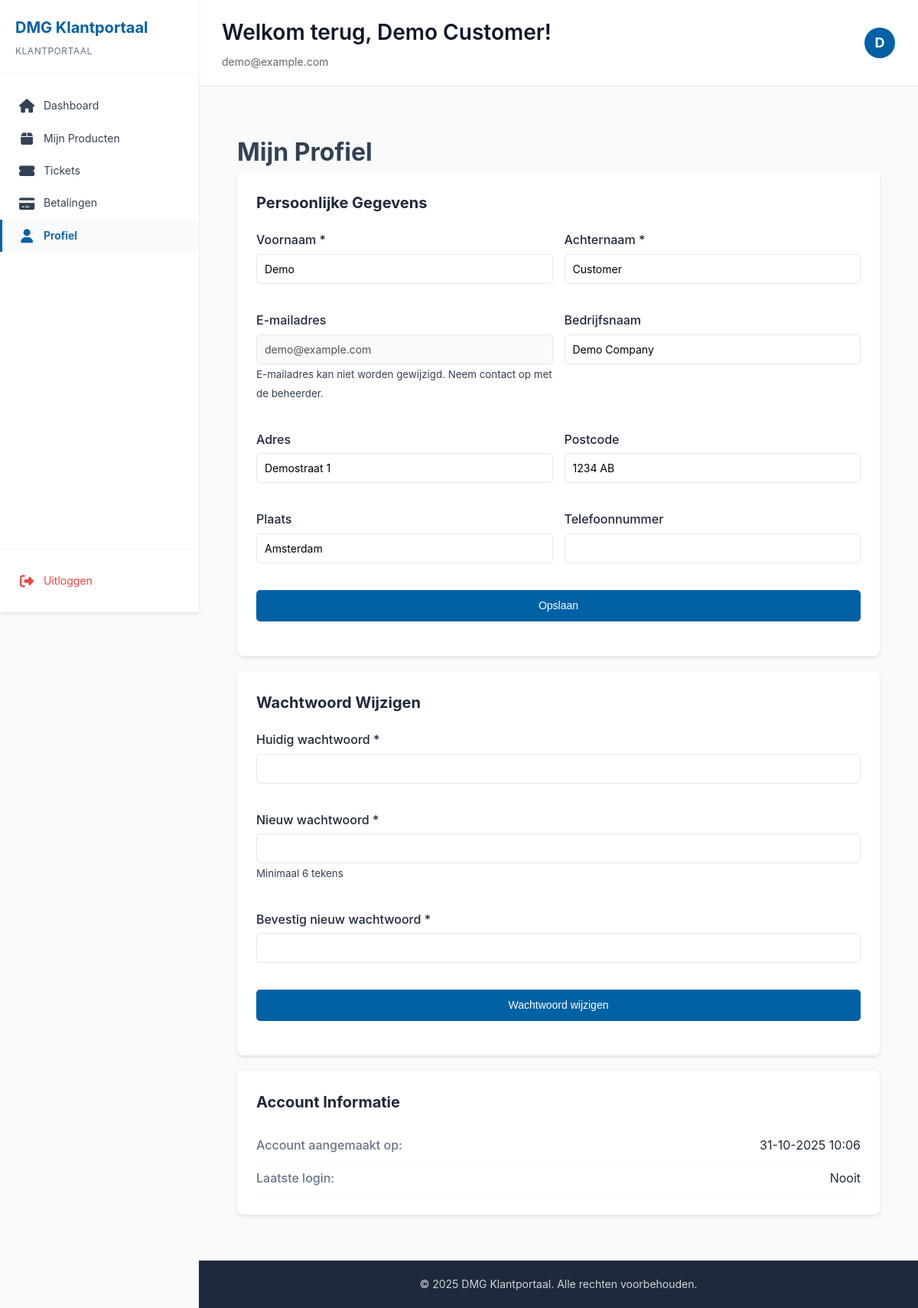
Screenshot of /views/customer/profile.php (signed in) with the database file from the repository.
### tables this page shows
CREATE TABLE users (
    id INT AUTO_INCREMENT PRIMARY KEY,
    email VARCHAR(255) UNIQUE NOT NULL,
    password VARCHAR(255) NOT NULL,
    first_name VARCHAR(100) NOT NULL,
    last_name VARCHAR(100) NOT NULL,
    company_name VARCHAR(255),
    address VARCHAR(255),
    postal_code VARCHAR(20),
    city VARCHAR(100),
    country VARCHAR(100) DEFAULT 'Nederland',
    phone VARCHAR(50),
    role ENUM('admin', 'customer') NOT NULL DEFAULT 'customer',
    created_at TIMESTAMP DEFAULT CURRENT_TIMESTAMP,
    updated_at TIMESTAMP DEFAULT CURRENT_TIMESTAMP ON UPDATE CURRENT_TIMESTAMP,
    last_login TIMESTAMP NULL,
    active TINYINT(1) DEFAULT 1,
    INDEX idx_email (email),
    INDEX idx_role (role)
);

### src/config/database.php (called while the page is built, shortened)
<?php
class Database {
    private static $instance = null;
    private $connection;
    private function __construct() {
        $dsn = "mysql:host=" . DB_HOST . ";dbname=" . DB_NAME . ";charset=" . DB_CHARSET;
        $options = [
            PDO::ATTR_ERRMODE            => PDO::ERRMODE_EXCEPTION,
            PDO::ATTR_DEFAULT_FETCH_MODE => PDO::FETCH_ASSOC,
            PDO::ATTR_EMULATE_PREPARES   => false,
        ];
        try {
            $this->connection = new PDO($dsn, DB_USER, DB_PASSWORD, $options);
        } catch (PDOException $e) {
            throw new Exception("Connection failed: " . $e->getMessage());
        }
    }
    public static function getInstance() {
        if (self::$instance === null) {
            self::$instance = new self();
        }
        return self::$instance;
    }
    public function getConnection() {
        return $this->connection;
    }
}

### src/classes/Auth.php (called while the page is built, shortened)
<?php
class Auth {
    public function getCurrentUserId() {
        return isset($_SESSION['user_id']) ? $_SESSION['user_id'] : null;
    }
}

### src/controllers/customer/ProfileController.php (called while the page is built, shortened)
<?php
class ProfileController
{
    private $userModel;
    private $userId;
    public function __construct($auth, $userId)
    {
        require_once __DIR__ . '/../../classes/User.php';
        $this->userModel = new User();
        $this->userId = $userId;
    }
    public function show()
    {
        return $this->userModel->getById($this->userId);
    }
}

### src/classes/User.php (called while the page is built, shortened)
<?php
class User {
    private $db;
    public function __construct() {
        $this->db = Database::getInstance()->getConnection();
    }
    public function getById($id) {
        $stmt = $this->db->prepare("SELECT * FROM users WHERE id = ?");
        $stmt->execute([$id]);
        return $stmt->fetch();
    }
}

### src/views/customer/profile.php (the view, shortened to what this page needs)
<?php
require_once __DIR__ . '/../../config/Database.php';
require_once __DIR__ . '/../../classes/Auth.php';
require_once __DIR__ . '/../../controllers/customer/ProfileController.php';
$auth = new Auth();
$auth->requireCustomer();
$userId = $auth->getCurrentUserId();
$controller = new ProfileController($auth, $userId);
$result = $controller->handlePost();
if ($result['user']) {
    $user = $result['user'];
} else {
    $user = $controller->show();
}
?>
<?php include __DIR__ . '/../../includes/header.php'; ?>
<div class="container">
    <h1>Mijn Profiel</h1>
    <div class="dashboard-grid">
        <div class="dashboard-section">
            <h2>Persoonlijke Gegevens</h2>
            <form method="POST" action="">
                <div class="form-group">
                    <label for="first_name">Voornaam *</label>
                    <input type="text" id="first_name" name="first_name"
                        value="<?php echo htmlspecialchars($user['first_name']); ?>" required>
                </div>
                <div class="form-group">
                    <label for="last_name">Achternaam *</label>
                    <input type="text" id="last_name" name="last_name"
                        value="<?php echo htmlspecialchars($user['last_name']); ?>" required>
                </div>
                <div class="form-group">
                    <label for="email">E-mailadres</label>
                    <input type="email" id="email" value="<?php echo htmlspecialchars($user['email']); ?>" disabled>
                    <small>E-mailadres kan niet worden gewijzigd. Neem contact op met de beheerder.</small>
                </div>
                <div class="form-group">
                    <label for="company_name">Bedrijfsnaam</label>
                    <input type="text" id="company_name" name="company_name"
                        value="<?php echo htmlspecialchars($user['company_name'] ?? ''); ?>">
                </div>
                <div class="form-group">
                    <label for="address">Adres</label>
                    <input type="text" id="address" name="address"
                        value="<?php echo htmlspecialchars($user['address'] ?? ''); ?>">
                </div>
                <div class="form-group">
                    <label for="postal_code">Postcode</label>
                    <input type="text" id="postal_code" name="postal_code"
                        value="<?php echo htmlspecialchars($user['postal_code'] ?? ''); ?>">
                </div>
                <div class="form-group">
                    <label for="city">Plaats</label>
                    <input type="text" id="city" name="city"
                        value="<?php echo htmlspecialchars($user['city'] ?? ''); ?>">
                </div>
                <div class="form-group">
                    <label for="phone">Telefoonnummer</label>
                    <input type="tel" id="phone" name="phone"
                        value="<?php echo htmlspecialchars($user['phone'] ?? ''); ?>">
                </div>
                <button type="submit" class="btn btn-primary full-width">Opslaan</button>
            </form>
        </div>
        <div class="dashboard-section">
            <h2>Wachtwoord Wijzigen</h2>
            <form method="POST" action="">
                <div class="form-group full-width">
                    <label for="current_password">Huidig wachtwoord *</label>
                    <input type="password" id="current_password" name="current_password" required>
                </div>
                <div class="form-group full-width">
                    <label for="new_password">Nieuw wachtwoord *</label>
                    <input type="password" id="new_password" name="new_password" required>
                    <small>Minimaal 6 tekens</small>
                </div>
                <div class="form-group full-width">
                    <label for="confirm_password">Bevestig nieuw wachtwoord *</label>
                    <input type="password" id="confirm_password" name="confirm_password" required>
                </div>
                <button type="submit" class="btn btn-primary full-width">Wachtwoord wijzigen</button>
            </form>
        </div>
    </div>
    <div class="dashboard-section mt-20">
        <h2>Account Informatie</h2>
        <div class="detail-row">
            <span class="label">Account aangemaakt op:</span>
            <span class="value"><?php echo date('d-m-Y H:i', strtotime($user['created_at'])); ?></span>
        </div>
        <div class="detail-row">
            <span class="label">Laatste login:</span>
            <span class="value">
                <?php echo $user['last_login'] ? date('d-m-Y H:i', strtotime($user['last_login'])) : 'Nooit'; ?>
            </span>
        </div>
    </div>
</div>
<?php include __DIR__ . '/../../includes/footer.php'; ?>

### src/css/style.css (style rules this page uses)
* { margin: 0; padding: 0; box-sizing: border-box; }
:root { --primary-color: #0061a5; --primary-hover: #004f82; --primary-dark: #1e293b; --primary-light: #dbeafe; --secondary-color: #64748b; --secondary-hover: #475569; --secondary-light: #f1f5f9; --secondary-dark: #334155; --success-color: #10b981; --success-light: #dcfce7; --success-dark: #166534; --danger-color: #ef4444; --danger-light: #fee2e2; --danger-dark: #991b1b; --warning-color: #f59e0b; --warning-light: #fef3c7; --warning-dark: #92400e; --info-color: #3b82f6; --info-light: #dbeafe; --info-dark: #1e40af; --dark-color: #1e293b; --light-color: #f8fafc; --white: #ffffff; --black: #000000; --gray-50: #f9fafb; --gray-100: #f3f4f6; --gray-200: #e5e7eb; --gray-300: #d1d5db; --gray-400: #9ca3af; --gray-500: #6b7280; --gray-600: #4b5563; --gray-700: #374151; --gray-800: #1f2937; --gray-900: #111827; --text-color: #334155; --text-light: #64748b; --text-dark: #0f172a; --text-muted: #94a3b8; --bg-color: #ffffff; --bg-light: #f8fafc; --bg-dark: #1e293b; --bg-glass: rgba(255, 255, 255, 0.15); --bg-overlay: rgba(0, 0, 0, 0.5); --border-color: #e2e8f0; --border-light: #f1f5f9; --border-dark: #cbd5e1; --sidebar-bg: #ffffff; --sidebar-admin-bg: #1e293b; --sidebar-width: 260px; --sidebar-collapsed-width: 70px; --font-family: -apple-system, BlinkMacSystemFont, 'Segoe UI', Roboto, 'Helvetica Neue', Arial, sans-serif; --font-size-xs: 12px; --font-size-sm: 14px; --font-size-base: 16px; --font-size-lg: 18px; --font-size-xl: 20px; --font-size-2xl: 24px; --font-size-3xl: 28px; --font-size-4xl: 32px; --font-weight-normal: 400; --font-weight-medium: 500; --font-weight-semibold: 600; --font-weight-bold: 700; --line-height-tight: 1.25; --line-height-normal: 1.5; --line-height-relaxed: 1.6; --line-height-loose: 2; --spacing-xs: 5px; --spacing-sm: 10px; --spacing-md: 15px; --spacing-lg: 20px; --spacing-xl: 30px; --spacing-2xl: 40px; --spacing-3xl: 50px; --radius-sm: 5px; --radius-md: 8px; --radius-lg: 10px; --radius-xl: 15px; --radius-full: 50%; --shadow-sm: 0 1px 2px rgba(0, 0, 0, 0.05); --shadow-md: 0 2px 4px rgba(0, 0, 0, 0.1); --shadow-lg: 0 4px 8px rgba(0, 0, 0, 0.15); --shadow-xl: 0 10px 25px rgba(0, 0, 0, 0.2); --shadow-2xl: 0 20px 40px rgba(0, 0, 0, 0.25); --transition-fast: 0.15s ease; --transition-base: 0.3s ease; --transition-slow: 0.5s ease; --z-dropdown: 100; --z-sticky: 500; --z-sidebar: 1000; --z-modal: 2000; --z-tooltip: 3000; --container-max-width: 1400px; --input-height: 40px; --input-padding: 10px; --input-border-width: 1px; --btn-padding-sm: 5px 10px; --btn-padding-md: 10px 20px; --btn-padding-lg: 15px 30px; }
body { font-family: var(--font-family); line-height: var(--line-height-relaxed); color: var(--text-color); background-color: var(--bg-light); font-size: var(--font-size-base); }
.container { max-width: var(--container-max-width); margin: 0 auto; padding: var(--spacing-xl) var(--spacing-lg); }
.btn { display: inline-block; padding: var(--btn-padding-md); border: none; border-radius: var(--radius-sm); cursor: pointer; font-size: var(--font-size-sm); font-weight: var(--font-weight-medium); text-decoration: none; transition: var(--transition-base); line-height: var(--line-height-normal); }
.btn-primary { background: var(--primary-color); color: var(--white) !important; }
.dashboard-grid { display: grid; grid-template-columns: repeat(auto-fit, minmax(500px, 1fr)); gap: 20px; }
.dashboard-section { background: white; padding: 25px; border-radius: 8px; box-shadow: 0 2px 4px rgba(0, 0, 0, 0.1); }
.dashboard-section h2 { font-size: 20px; margin-bottom: 20px; color: var(--dark-color); }
.dashboard-section form { display: grid; grid-template-columns: 1fr 1fr; gap: 15px; margin-bottom: 20px; }
.dashboard-section form .full-width { grid-column: 1 / -1; }
.detail-row { display: flex; justify-content: space-between; padding: 8px 0; border-bottom: 1px solid var(--light-color); }
.detail-row .label { color: var(--secondary-color); font-weight: 500; }
.detail-row .value { color: var(--dark-color); }
.form-group { margin-bottom: 20px; }
.form-group label { display: block; margin-bottom: 5px; font-weight: 500; color: var(--dark-color); }
.form-group input, .form-group select, .form-group textarea { width: 100%; padding: 10px; border: 1px solid var(--border-color); border-radius: 5px; font-size: 14px; font-family: inherit; }
.mt-20 { margin-top: 20px; }

### rows the page displays
users: first_name "Demo", last_name "Customer", email "demo@example.com", company_name "Demo Company", address "Demostraat 1", postal_code "1234 AB", city "Amsterdam", created_at "31-10-2025 10:06"

### other values shown
APP_NAME "DMG Klantportaal"
$userName "Demo Customer"
$userEmail "demo@example.com"
substr($userName, 0, 1) "D"
